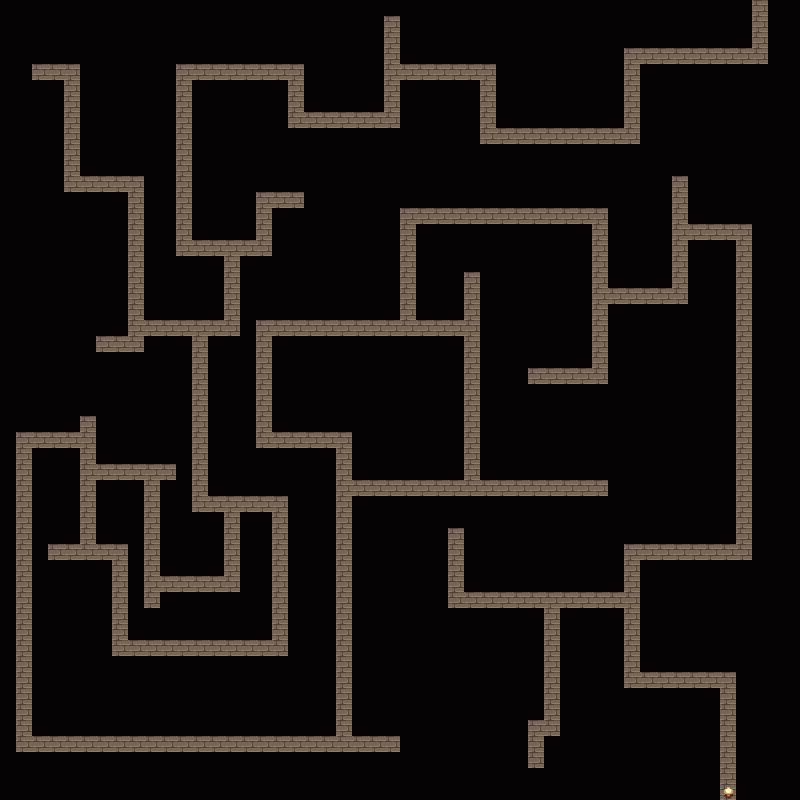

Below is a game level as drawn by its tile map, then a one-line description and the .tmx that defines it (tile-layer data replaced by summaries):
An orthogonal 50x50 tile map with 16x16 px tiles, 3 tile layers (Back, Buildings, Front).

<map version="1.10" tiledversion="1.10.2" orientation="orthogonal" renderorder="right-down" width="50" height="50" tilewidth="16" tileheight="16" infinite="0" nextlayerid="9" nextobjectid="1">
 <tileset firstgid="1" name="townInterior" tilewidth="16" tileheight="16" tilecount="2176" columns="32">
  <image source="townInterior.png" width="512" height="1088" />
  <tile id="997">
   <properties>
    <property name="Type" value="Stone" />
   </properties>
  </tile>
  <tile id="998">
   <properties>
    <property name="Type" value="Stone" />
   </properties>
  </tile>
  <tile id="999">
   <properties>
    <property name="Type" value="Stone" />
   </properties>
  </tile>
  <tile id="1000">
   <properties>
    <property name="Type" value="Stone" />
   </properties>
  </tile>
  <tile id="1001">
   <properties>
    <property name="Type" value="Stone" />
   </properties>
  </tile>
  <tile id="1002">
   <properties>
    <property name="Type" value="Stone" />
   </properties>
  </tile>
 </tileset>
 <layer id="2" name="Back" width="50" height="50">
  <data>[2500 cells, 431 non-empty, 1 distinct tile ids]</data>
 </layer>
 <objectgroup id="5" name="Back" />
 <layer id="3" name="Buildings" width="50" height="50">
  <data>[2500 cells, 2070 non-empty, 2 distinct tile ids]</data>
 </layer>
 <objectgroup id="6" name="Buildings" />
 <layer id="7" name="Front" width="50" height="50">
  <data>[2500 cells, 0 non-empty, 0 distinct tile ids]</data>
 </layer>
 <objectgroup id="8" name="Front" />
</map>
